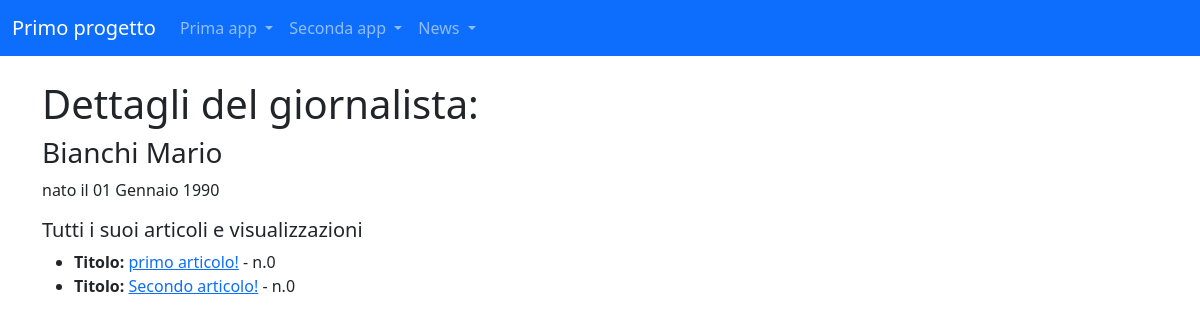
/news/giornalisti/3/, run on the app's committed database.
### news/models.py (models this page shows, shortened)
class Giornalista(models.Model):
    nome = models.CharField(max_length=20)
    cognome = models.CharField(max_length=20)
    anno_di_nascita = models.DateField(blank=True)
    class Meta:
        verbose_name = "Giornalista"
        verbose_name_plural = "Giornalisti"

class Articolo(models.Model):
    titolo = models.CharField(max_length=100)
    contenuto = models.TextField()
    giornalista = models.ForeignKey(Giornalista, on_delete=models.CASCADE, related_name="articoli")
    data=models.DateTimeField(blank=True)
    visualizzazioni=models.IntegerField(default=0, blank=True)
    class Meta:
        verbose_name = "Articolo"
        verbose_name_plural = "Articoli"

### news/views.py (the view)
# urls.py: path('giornalisti/<int:pk>/', views.giornalistaDetailView, name='giornalista_detail'),
def giornalistaDetailView(request, pk):
    giornalista = get_object_or_404(Giornalista, pk=pk)
    articoli_giornalista = Articolo.objects.filter(giornalista=giornalista)
    context = {
        'giornalista' : giornalista,
        'articoli_giornalista' : articoli_giornalista
    }
    return render(request, 'giornalista_detail.html', context)

### news/templates/giornalista_detail.html
{% extends 'base.html' %}
{% block content %}
    <h1>Dettagli del giornalista:</h1>
    <h3>{{ giornalista.cognome }} {{ giornalista.nome }}</h3>
    <p>nato il {{ giornalista.anno_di_nascita }}</p>
    <h5>Tutti i suoi articoli e visualizzazioni</h5>
    <ul>
        {% for articolo in articoli_giornalista %}
            <li>
                <strong>Titolo:</strong>
                <a href="{% url 'news:articolo_detail' articolo.pk %}">{{ articolo.titolo }}</a>
                - n.{{ articolo.visualizzazioni }}
            </li>
        {% empty %}
            <li>Nessun articolo pubblicato.</li>
        {% endfor %}
    </ul>
{% endblock content %}

### data on the page
Giornalista: cognome "Bianchi", nome "Mario", anno_di_nascita "01 Gennaio 1990"
Articolo: titolo "primo articolo!", visualizzazioni "0"
Articolo: titolo "Secondo articolo!", visualizzazioni "0"
